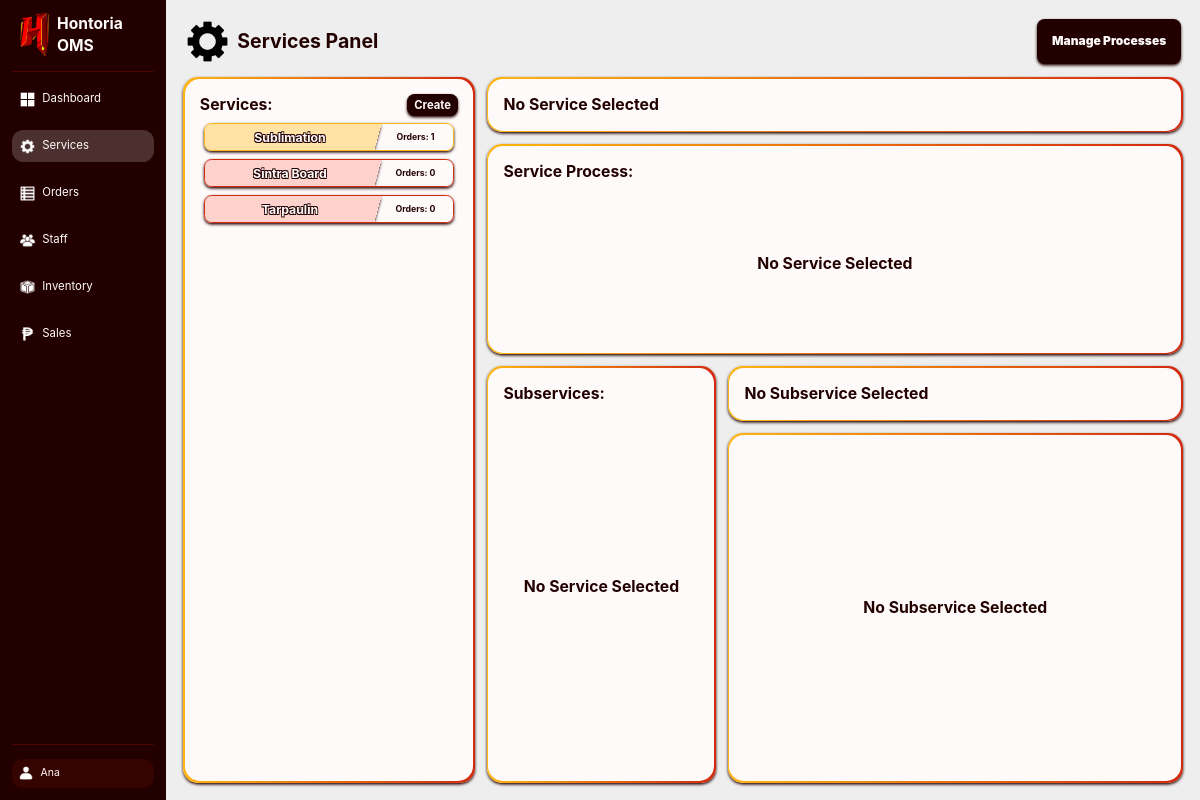
/internalWeb/public/index.php?page=services (signed in), run on the app's committed database.
### tables this page shows
CREATE TABLE services (
    id INT UNSIGNED AUTO_INCREMENT PRIMARY KEY,
    name VARCHAR(50) UNIQUE NOT NULL,
    hasDesign BOOLEAN DEFAULT FALSE,
    hasVariableList BOOLEAN DEFAULT FALSE,
    isActive BOOLEAN DEFAULT FALSE,
    description TEXT
);

### InternalWeb/Controllers/ServicesC.php (called while the page is built, shortened)
<?php
class ServicesC {
    private $servicesModel;
    public function __construct($pdo) {
        require_once __DIR__ . '/../Models/ServicesM.php';
        $this->servicesModel = new ServicesM($pdo);
    }
    public function showServices($serviceID, $subserviceID) {
        $servicesList = $this->servicesModel->getServices();
        $serviceOrderCountMap = $this->servicesModel->getAllServicesOrderCountMapped();
        require __DIR__ . '/../Views/Services/Page.php';
    }
}

### InternalWeb/Models/ServicesM.php (called while the page is built, shortened)
<?php
class ServicesM {
    private $pdo;
    public function __construct($pdo) {
        $this->pdo = $pdo;
    }
    public function getServices() {
        $query = "SELECT * FROM services ORDER BY isActive DESC, name ASC";
        $stmt = $this->pdo->prepare($query);
        $stmt->execute();
        return $stmt->fetchAll(PDO::FETCH_ASSOC);
    }
    public function getAllServicesOrderCount() {
        $query = "
            SELECT
                services.id AS serviceID,
                COUNT(orders.id) AS orderCount
            FROM orders
            JOIN subservices ON orders.subserviceID = subservices.id
            JOIN services ON subservices.serviceID = services.id
            GROUP BY services.id
        ";
        $stmt = $this->pdo->prepare($query);
        $stmt->execute();
        return $stmt->fetchAll(PDO::FETCH_ASSOC);
    }
    public function getAllServicesOrderCountMapped() {
        $map = [];
        foreach ($this->getAllServicesOrderCount() as $item) {
            $map[$item['serviceID']] = $item['orderCount'];
        }
        return $map;
    }
}

### InternalWeb/Views/Services/Page.php (the view, shortened to what this page needs)
<?php
if (!function_exists('e')) {
    function e($str) {
        return htmlspecialchars($str ?? '', ENT_QUOTES, 'UTF-8');
    }
}
?>
<!DOCTYPE html>
<html>
<head>
    <link rel="stylesheet" href="../../Shared/CSS/Main.css">
</head>
<body class="asideLayout fixedScreen">
    <?php include("../Views/.Components/SideBar.php"); ?>
    <main class="columnLayout midGap">
        <h1 class="titleLogo minGap tinHeight">
            <img src="../../Shared/Img/GearIcon.png" alt="Gear"> Services Panel
            <div class="rowLayout minGap flexMax contentFlexEnd">
                <a href="index.php?page=services&action=manageProcesses" class="roundedMin centerColumnLayout importantInput regPadding emphasizedText shadowed">
                    Manage Processes
                </a>
            </div>
        </h1>
        <section class="rowLayout flexMax midGap">
            <div class="flexMinExtra columnLayout midGap">
                <section class="centerColumnLayout roundedMid flexMid">
                    <div class="box fullHeight fullWidth roundedMid columnLayout tinGap">
                        <div class="centerHoriRowLayout">
                            <h2 class="flexMax">Services:</h2>
                            <button type="button" class="darkBG emphasizedText noBorder shadowed whiteText centerColumnLayout fullHeight" id="createServiceButton">
                                <b>Create</b>
                            </button>
                        </div>
                        <section class="minGap columnLayout scrollable flexMax noFlexBasis noMinHeight contentFlexStart regMinPadding" id="servicesList">
                            <?php foreach ($servicesList as $service): ?>
                                <?php
                                $name = e($service['name']);
                                $borderClass = $service['isActive'] ? 'yellowBorder' : 'redBorder';
                                $bgClass = $service['isActive'] ? 'yellowTransBG' : 'redTransBG';
                                $orderCount = (int)($serviceOrderCountMap[$service['id']] ?? 0);
                                ?>
                                <div class="roundedMin centerHoriRowLayout flexStatic serviceElement <?= e($borderClass) ?> shadowed clickable fixedScreen noShrink"
                                    data-id="<?= e($service['id']) ?>" data-name="<?= $name ?>" data-is-active="<?= e($service['isActive']) ?>"
                                    data-has-design="<?= e($service['hasDesign']) ?>" data-has-variable-list="<?= e($service['hasVariableList']) ?>"
                                    data-order-count="<?= $orderCount ?>">
                                    <div class="capitalFirst centerText regMinPadding flexMax skewedXNegBG shadowed <?= e($bgClass) ?>">
                                        <h3 class="whiteText outlineText"><?= $name ?></h3>
                                    </div>
                                    <h5 class="capitalFirst centerText regMinPadding minWidth">Orders: <?= $orderCount ?></h5>
                                </div>
                            <?php endforeach; ?>
                        </section>
                    </div>
                </section>
            </div>
            <section class="columnLayout midGap flexMax">
                <section class="centerColumnLayout roundedMid minGap">
                    <div class="centerHoriRowLayout minGap box roundedMid fullHeight fullWidth">
                        <h2 id="selectedServiceTitle" class="capitalFirst flexMax">No Service Selected</h2>
                        <div class="flexMax centerHoriRowLayout minGap fullHeight" id="objectiveButtonsContainer"></div>
                        <div class="flexMid centerHoriRowLayout minGap fullHeight" id="serviceStatusButtonsContainer"></div>
                    </div>
                </section>
                <div class="columnLayout flexMax midGap">
                    <section class="centerColumnLayout roundedMid minGap flexMid">
                        <div class="columnLayout minGap box roundedMid fullHeight fullWidth">
                            <div class="centerHoriRowLayout minGap">
                                <h2 class="flexMax">Service Process:</h2>
                            </div>
                            <div class="centerHoriRowLayout minGap flexMax" id="serviceProcess">
                                <h2 class="centerMarginsSelf">No Service Selected</h2>
                            </div>
                        </div>
                    </section>
                    <div class="rowLayout flexMax midGap noMinHeight noFlexBasis">
                        <section class="centerColumnLayout roundedMid minGap flexMid">
                            <div class="box fullHeight fullWidth roundedMid columnLayout tinGap">
                                <div class="centerHoriRowLayout">
                                    <h2 class="flexMax">Subservices:</h2>
                                </div>
                                <section class="minGap columnLayout scrollable flexMax noFlexBasis noMinHeight contentFlexStart regMinPadding" id="subservicesContainer">
                                    <h2 class="centerMarginsSelf">No Service Selected</h2>
                                </section>
                            </div>
                        </section>
                        <div class="columnLayout midGap flexMax">
                            <section class="centerRowLayout roundedMid">
                                <div class="centerHoriRowLayout minGap box roundedMid fullHeight fullWidth">
                                    <h2 class="flexMax capitalFirst" id="selectedSubserviceTitle">No Subservice Selected</h2>
                                    <div class="centerHoriRowLayout minGap fullHeight flexMid" id="subserviceStatusButtonsContainer"></div>
                                </div>
                            </section>
                            <section class="centerRowLayout roundedMid flexMax">
                                <div class="centerHoriRowLayout minGap box roundedMid fullHeight fullWidth" id="subserviceDataContainer">
                                    <h2 class="centerMarginsSelf">No Subservice Selected</h2>
                                </div>
                            </section>
                        </div>
                    </div>
                </div>
            </section>
        </section>
    </main>
    <?php include("../Views/.Components/ConfirmationBox.php"); ?>
    <?php include("../Views/.Components/ImageBox.php"); ?>
</body>
</html>

### Shared/CSS/Base.css (style rules this page uses)
* { margin: 0; padding: 0; box-sizing: border-box; }
html { font-family: "Inter", -apple-system, BlinkMacSystemFont, "Segoe UI", Roboto, "Helvetica Neue", Arial, "Noto Sans", sans-serif, "Apple Color Emoji", "Segoe UI Emoji", "Segoe UI Symbol", "Noto Color Emoji"; font-size: 22px; line-height: 1.6; color: var(--dark); }
:root { --white: #fffafa; --whiteTrans: #fffafa31; --whiteFaded: #fffafa17; --dark: #220000; --darkTrans: #22000046; --darkFaded: #2200002a; --darkGray: #dbd1d1; --lightGray: #f7f7f7; --gray: #eeeeee; --red: #d3290d; --lightRed: #fdd2cc; --redTrans: #f522022f; --redFaded: #f5220217; --yellow: #FFB611; --lightYellow: #ffe2a4; --yellowTrans: #ffb8115e; --yellowFaded: #ffb81125; --yellowGreen: #efff11; --yellowGreenTrans: #efff1148; --green: #2eef10; --greenTrans: #2eef1057; --greenFaded: #2eef1027; --blue: #088bfd; --gradientDiag: linear-gradient(to left, var(--red), var(--yellow)); --gradientVert: linear-gradient(to top, var(--red), var(--yellow)); }
body { margin: auto; max-width: 2500px; min-height: 100vh; min-height: 100dvh; overflow-x: hidden; background-color: var(--darkFaded); }
main { background-color: var(--gray); z-index: 1; }
input[type=text], input[type=number], input[type=password], input[type=search], input[type=tel], input[type=email], input[type=url], input[type=button], input[type=submit], input[type=date], input[type="file"], button, select, textarea { font-family: "Inter", -apple-system, BlinkMacSystemFont, "Segoe UI", Roboto, "Helvetica Neue", Arial, "Noto Sans", sans-serif, "Apple Color Emoji", "Segoe UI Emoji", "Segoe UI Symbol", "Noto Color Emoji"; font-size: 0.7rem; height: 1.7rem; padding: 0 0.5rem; background: var(--lightGray); border-radius: 0.5rem; border: 0.1em solid var(--darkGray); }
input[type=button], input[type=submit], button, select, a { cursor: pointer; font-size: 0.7rem; }
a { color: var(--white); text-decoration: none; }
img { height: 70%; }
p, div { font-size: 0.7rem; }
b { font-size: 0.75rem; }
* { scrollbar-width: thin; scrollbar-color: rgba(0, 0, 0, 0.2) transparent; }
html, body, .scrollable, .scrollableX, [class*="scrollable"] { -ms-overflow-style: none; }
@media (max-width: 1800px) { html { font-size: 20px; line-height: 1.5; } }
@media (max-width: 1650px) { html { font-size: 18px; line-height: 1.4; } }
@media (max-width: 1400px) { html { font-size: 16px; } }
@media (max-width: 1200px) { html { font-size: 15px; } }

### Shared/CSS/Layout.css (style rules this page uses)
.centerColumnLayout { display: flex; justify-content: center; flex-direction: column; align-items: center; }
.asideLayout { display: flex; }
.asideLayout>main { flex: 6; height: 100vh; height: 100dvh; padding: 1.25rem; }
.asideLayout>main>h1>*, .asideLayout>main>span>h1>* { height: 100% !important; }
.asideLayout>main>section { flex-basis: 0 !important; min-height: 0 !important; }
.columnLayout { display: flex; flex-direction: column; }
.tinGap { gap: 0.2rem; }
.minGap { gap: 0.5rem; }
.midGap { gap: 1rem; }
.fullHeight { height: 100%; }
.fullWidth { width: 100%; }
.centerRowLayout { display: flex; align-items: center; justify-content: center; flex-direction: row; }
.centerHoriRowLayout { display: flex; align-items: center; flex-direction: row; }
.rowLayout { display: flex; flex-direction: row; }
.regMinPadding { padding: 0.3rem !important; }
.regPadding { padding: 1rem !important; }
.flexMinExtra { flex: 2.5 !important; }
.flexMid { flex: 3 !important; }
.flexMax { flex: 6 !important; }
.scrollable { overflow-y: scroll !important; }
.fixedScreen { overflow: hidden; }
.minWidth { width: 5rem; }
.tinHeight { height: 3rem !important; }
.contentFlexStart { align-content: flex-start; }
.contentFlexEnd { justify-content: flex-end; }
.flexStatic { flex-grow: 0; }
.centerMarginsSelf { margin: auto; }
.noShrink { flex-shrink: 0; }
.noMinHeight { min-height: 0 !important; }
.noFlexBasis { flex-basis: 0 !important; }

### data on the page
services: name "Sublimation", id "1"
services: name "Sintra Board", orderCount "0"
services: name "Tarpaulin", orderCount "0"

### other printed values
$linkData['label'] "Dashboard"
$linkData['label'] "Services"
$linkData['label'] "Orders"
$linkData['label'] "Staff"
$linkData['label'] "Inventory"
$linkData['label'] "Sales"
$_SESSION['username'] "Ana"
